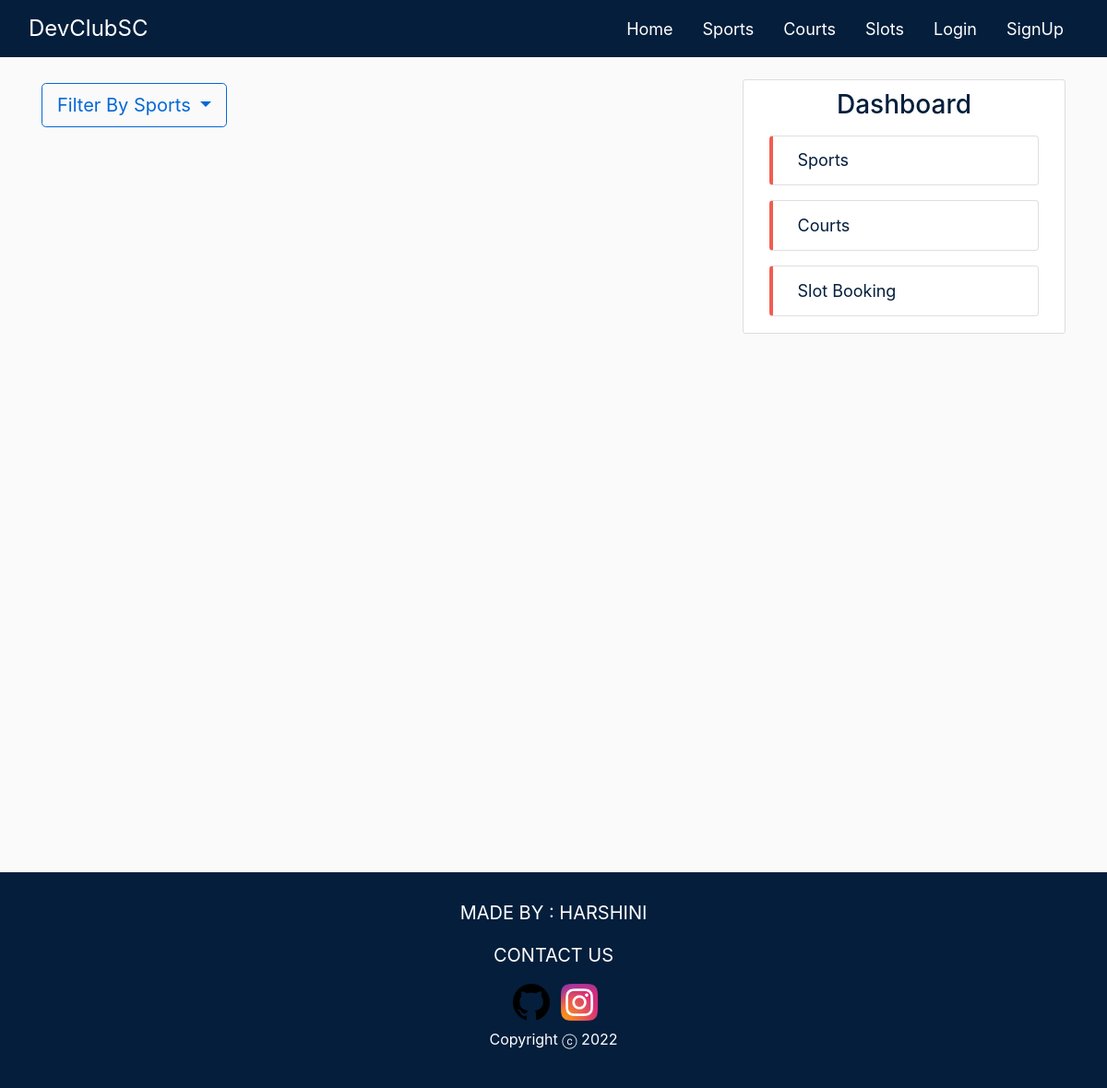
Page /slots/ on the earlier database version.
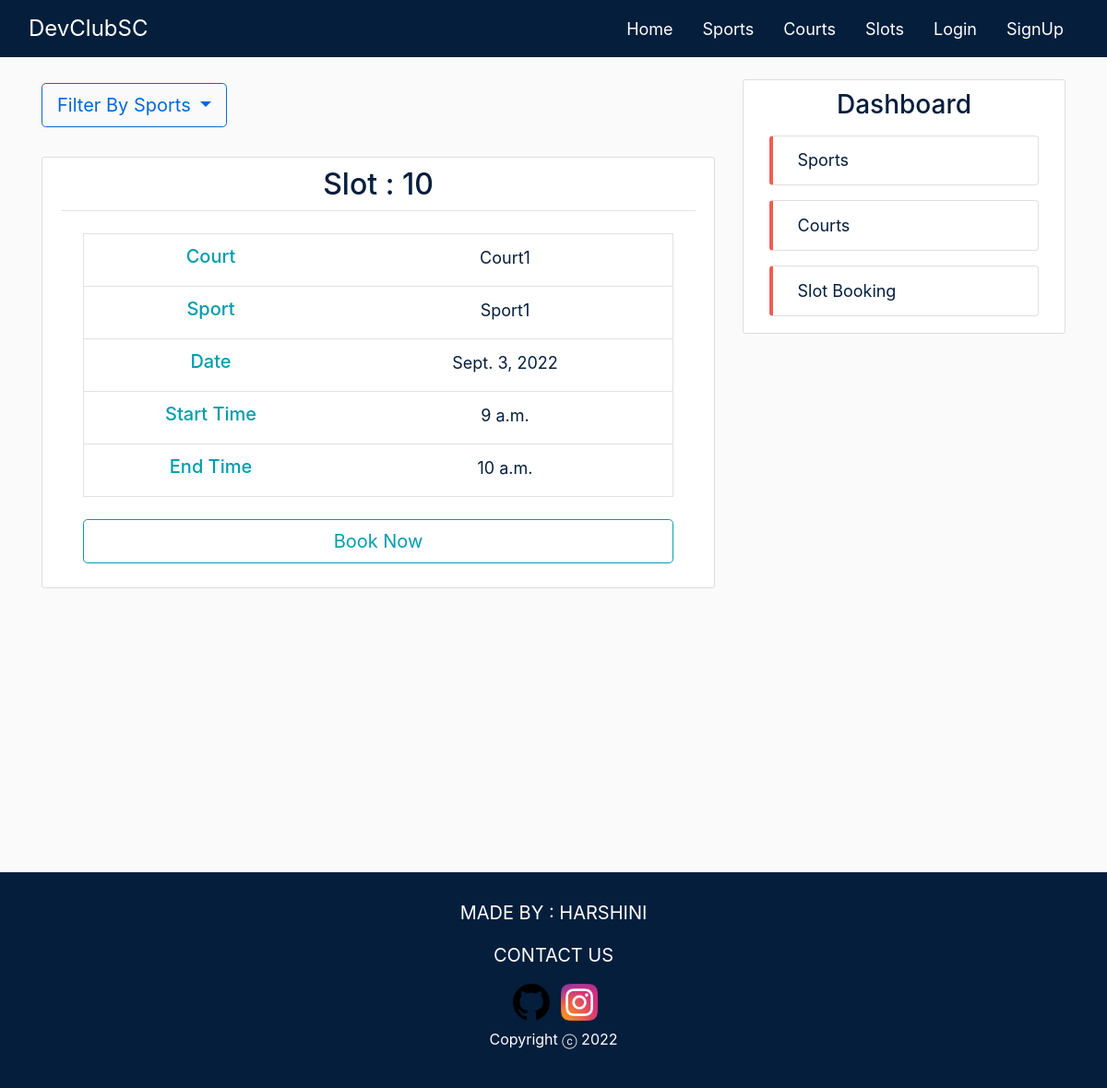
Same page on the later database version.
### sports/models.py (models this page shows, shortened)
class Slot(models.Model):
    sport = models.ForeignKey(Sport, on_delete=models.CASCADE, default='')
    court = models.ForeignKey(Court, on_delete=models.CASCADE, default='')
    date = models.DateField()
    start_time = models.TimeField()
    end_time = models.TimeField()

class Sport(models.Model):
    name = models.CharField(max_length=100)
    courts = models.ManyToManyField(Court, blank=True)

### courts/models.py (models this page shows, shortened)
class Court(models.Model):
    name = models.CharField(max_length=100)
    capacity = models.IntegerField()

### sports/views.py (the view)
# urls.py: path('slots/', SlotListView.as_view(), name='slots-home'),
class SlotListView(ListView):
    model = Slot
    template_name = 'sports/slots.html'
    context_object_name = 'slots'
    extra_context = {'staffs': Staff.objects.all(), 'sports': Sport.objects.all(),
                     'booked_slots': Booked_Slot.objects.first(), 'today': datetime.date.today()}
    ordering = ['-date']

### sports/templates/sports/slots.html (shortened to what this page needs)
{% extends 'sports/base.html' %}
{% block content %}
    <div class="dropdown show mb-3">
      <a class="btn btn-outline  btn-lg mt-1 mb-3 dropdown-toggle" href="#" role="button" id="dropdownMenuLink" data-toggle="dropdown" aria-haspopup="true" aria-expanded="false">
        Filter By Sports
      </a>
    </div>
{% for slot in slots %}
    {% if slot not in booked_slots.slots.all and slot.date == today %}
    <article class="media content-section shadow-box">
        <div class="media-body">
            <div class="article-metadata sport-title-div">
                <h2><a class="article-title sport-title" href="{% url 'slots-detail' slot.id %}">Slot : {{slot.id}}</h2>
            </div>
            <div class=" mx-4 my-4">
                <table class="table table-hover border rounded">
                    <tbody>
                    <tr>
                        <th scope="row" class='centre-text'><h5 class="centre-text side-header mb-2">Court</h5></th>
                        <td class='centre-text px-4'>
                            <a class="small-text small-a" href="{% url 'courts-detail' slot.court.id %}">{{ slot.court.name }}</a>
                        </td>
                    </tr>
                    <tr>
                        <th scope="row" class='centre-text'><h5 class="centre-text side-header mb-2">Sport</h5></th>
                        <td class='centre-text px-4'>
                            <a class="small-text small-a" href="{% url 'sports-detail' slot.sport.id %}">{{ slot.sport.name }}</a>
                        </td>
                    </tr>
                    <tr>
                        <th scope="row" class='centre-text'><h5 class="centre-text side-header mb-2">Date</h5></th>
                        <td class='centre-text px-4'>
                            <a class="small-text small-a" href="#">{{ slot.date }}</a>
                        </td>
                    </tr>
                    <tr>
                        <th scope="row" class='centre-text'><h5 class="centre-text side-header mb-2">Start Time</h5></th>
                        <td class='centre-text px-4'>
                            <a class="small-text small-a" href="#">{{ slot.start_time }}</a>
                        </td>
                    </tr>
                    <tr>
                        <th scope="row" class='centre-text'><h5 class="centre-text side-header mb-2">End Time</h5></th>
                        <td class='centre-text px-4'>
                            <a class="small-text small-a" href="#">{{ slot.end_time }}</a>
                        </td>
                    </tr>
                    </tbody>
                </table>
            </div>
            <div class="px-4">
                <form action="{%url 'add_slot' slot.id %}" method="POST">
                    <button type="submit" class="btn btn-outline btn-block btn-lg mt-1 mb-3 trending-btn">Book Now</button>
                </form>
            </div>
        </div>
    </article>
    {% endif %}
{% endfor %}
{% endblock content %}

### sports/templates/sports/base.html (shortened to what this page needs)
{% load static %}
<!DOCTYPE html>
<html lang="en">
<head>
    <link rel="stylesheet" href="https://cdn.jsdelivr.net/npm/bootstrap@4.0.0/dist/css/bootstrap.min.css">
    <link rel="stylesheet" type="text/css" href="{% static 'sports/main.css' %}">
    <link rel="stylesheet" href="https://cdnjs.cloudflare.com/ajax/libs/font-awesome/6.1.2/css/fontawesome.min.css" />
</head>
<body>
    <header class="site-header site-header1">
        <nav class="navbar navbar-expand-md navbar-dark bg-steel fixed-top">
          <div class="container-fluid">
            <a class="navbar-brand mr-4 nav-head" href="{% url 'main-home' %}">DevClubSC</a>
            <div class="collapse navbar-collapse" id="navbarToggle">
              <div class="navbar-nav">
                <a class="nav-item nav-link nav-href px-3" href="{% url 'main-home' %}">Home</a>
                    <a class="nav-item nav-link nav-href px-3" href="{% url 'sports-home' %}">Sports</a>
                    <a class="nav-item nav-link nav-href px-3" href="{% url 'courts-home' %}">Courts</a>
                    <a class="nav-item nav-link nav-href px-3" href="{% url 'slots-home' %}">Slots</a>
                  {% if user.is_authenticated %}
                    <a class="nav-item nav-link nav-href px-3" href="{% url 'profile' %}">Profile</a>
                    <a class="nav-item nav-link nav-href px-3" href="{% url 'logout' %}">Logout</a>
                  {% else %}
                    <a class="nav-item nav-link nav-href px-3" href="{% url 'login' %}">Login</a>
                    <a class="nav-item nav-link nav-href px-3" href="{% url 'register' %}">SignUp</a>
                  {% endif %}
              </div>
            </div>
          </div>
        </nav>
      </header>
    <main role="main" class="container cover-page">
        <div class="row">
          <div class="col-md-8">
            {% block content %}{% endblock %}
          </div>
        <div class="col-md-4">
            <div class="content-section">
              <h3 class='dashboard'>Dashboard</h3>
                <ul class="list-group">
                  <li class="list-group-item m-2 rounded dashboard-link">
                    <a class="nav-item nav-link dashboard-href" href="{% url 'sports-home' %}">Sports</a>
                  </li>
                  <li class="list-group-item m-2 rounded dashboard-link">
                    <a class="nav-item nav-link dashboard-href" href="{% url 'courts-home' %}">Courts</a>
                  </li>
                  <li class="list-group-item m-2 rounded dashboard-link">
                    <a class="nav-item nav-link dashboard-href" href="{% url 'slots-home' %}">Slot Booking</a>
                  </li>
                </ul>
            </div>
          </div>
        </div>
      </main>
    <section id="contact">
      <footer >
        <div class="container con ">
            <p class="contact-text">MADE BY : HARSHINI</p>
            <p class="contact-text">CONTACT US</p>
            <div class="icons">
              <a href="#" class='mx-2'><img src="{% static 'sports/github.png' %}" alt="github"></a>
              <a href="#"><img src="{% static 'sports/instagram.png' %}" alt="instagram"></a>
            </div>
            <p class="mt-2">Copyright ⓒ 2022</p>
        </div>
      </footer>
    </section>
</body>
</html>

### sports/static/sports/main.css (style rules this page uses)
body { background: #fafafa; color: #444444; padding-top: 62px; }
h1, h2, h3, h4, h5, h6 { color: #444444; }
ul { margin: 0; }
.site-header .navbar-nav .nav-link { color: #ffffff; }
.content-section { background: #ffffff; padding: 10px 20px; border: 1px solid #dddddd; border-radius: 3px; margin-bottom: 20px; }
.article-title { color: #041e3c; }
.article-metadata { padding-bottom: 1px; margin-bottom: 4px; border-bottom: 1px solid #e3e3e3; text-align: center; }
.btn { color:#0468d7 !important; border-color: #0468d7; }
.dashboard { text-align: center; color:#041e3c; }
.dashboard-link { border-left: 4px solid #f25d50 !important; padding: 2px !important; }
.dashboard-href { font-size: 18px; margin-left: 3%; margin-top: 1%; margin-bottom: 1%; color: #041e3c; }
.bg-steel { background-color: #041e3c; }
.nav-head { font-size: 24px; }
.nav-href { font-size: 18px; }
.site-header1 { margin-bottom: 2%; }
#contact { text-align: center; bottom: 0 !important; }
.con { padding: 5px 0 25px; bottom: 0 !important; background-color: #041e3c !important; }
.icons img { width: 40px; transition: 0.5s; }
.contact-text { font-size: 20px; color: white; }
#contact { margin-top: 5% !important; padding-top: 2%; text-align: center; background-color: #041e3c; color: white; margin: 0 auto 0; }
.centre-text { text-align: center; }
.side-header { color: #009DAE; }
.small-text { font-size: 18px; color: #041e3c; }
.shadow-box { transition: 0.5s; }
.cover-page { min-height: 100vh !important; }
.trending-btn { color: #009DAE !important; border-color: #009DAE; background-color: #ffffff !important; }

Differences in the rows shown:
added Slot: id "10", court.name "Court1", sport.name "Sport1", date "Sept. 3, 2022", start_time "9 a.m.", end_time "10 a.m."
